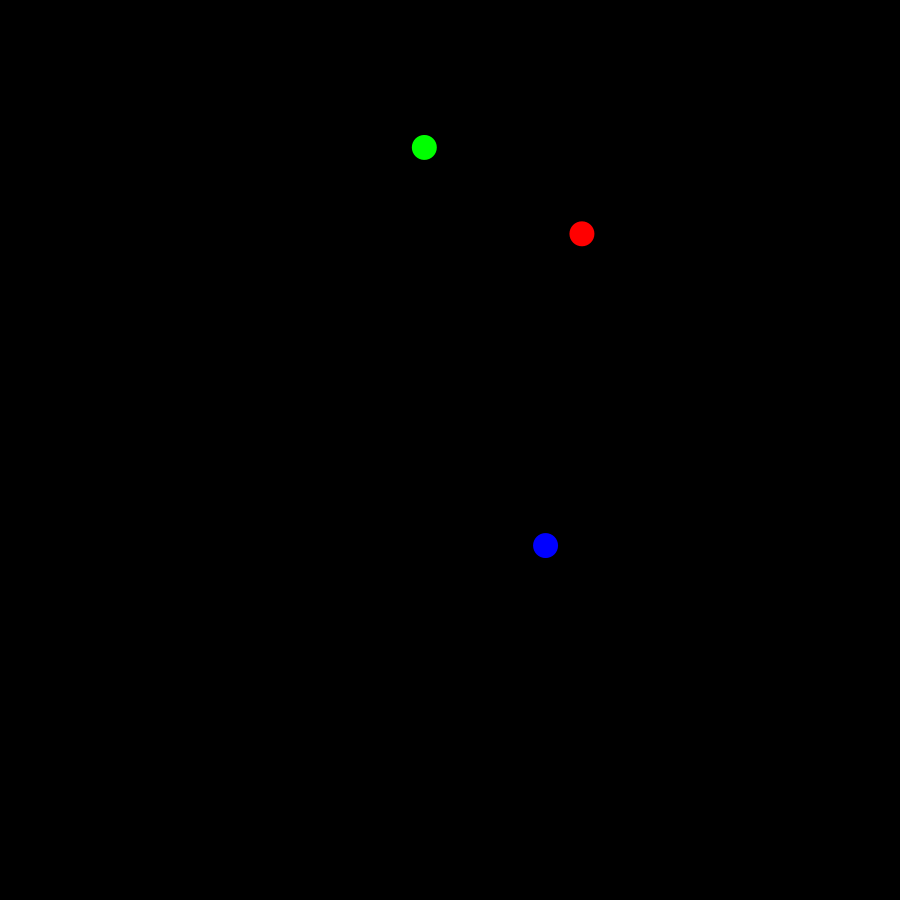
Frame 1 (no input)
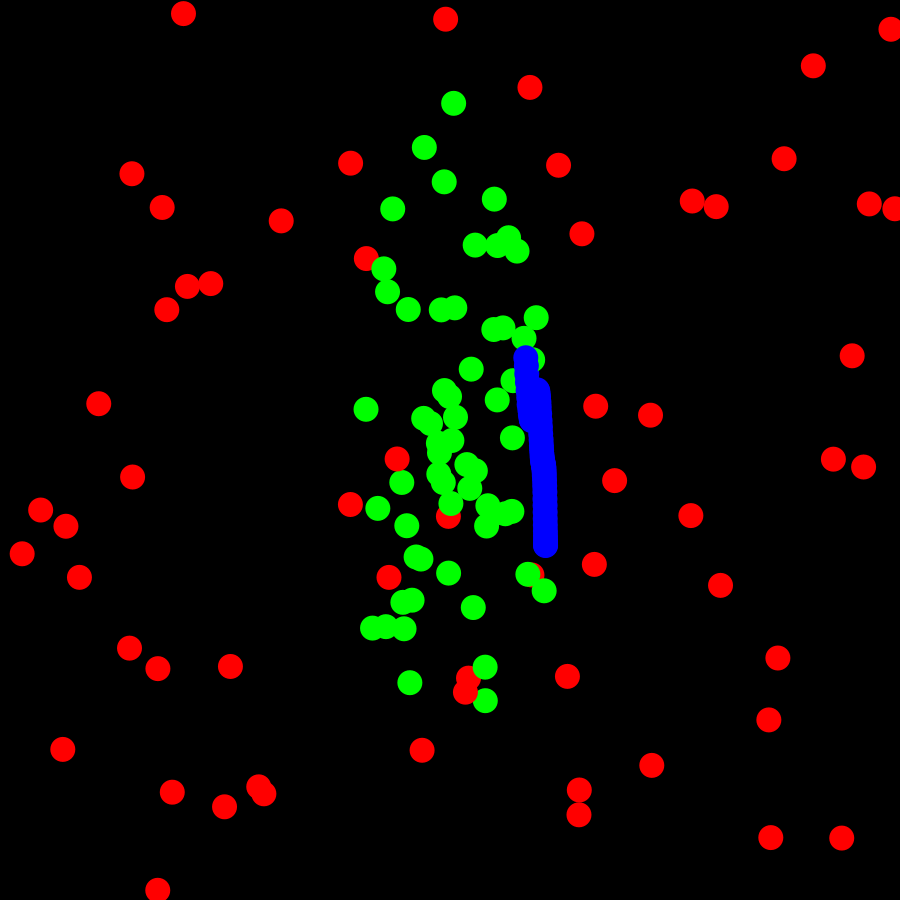
Frame 60 (the mouse pressed at the canvas centre just before this capture)
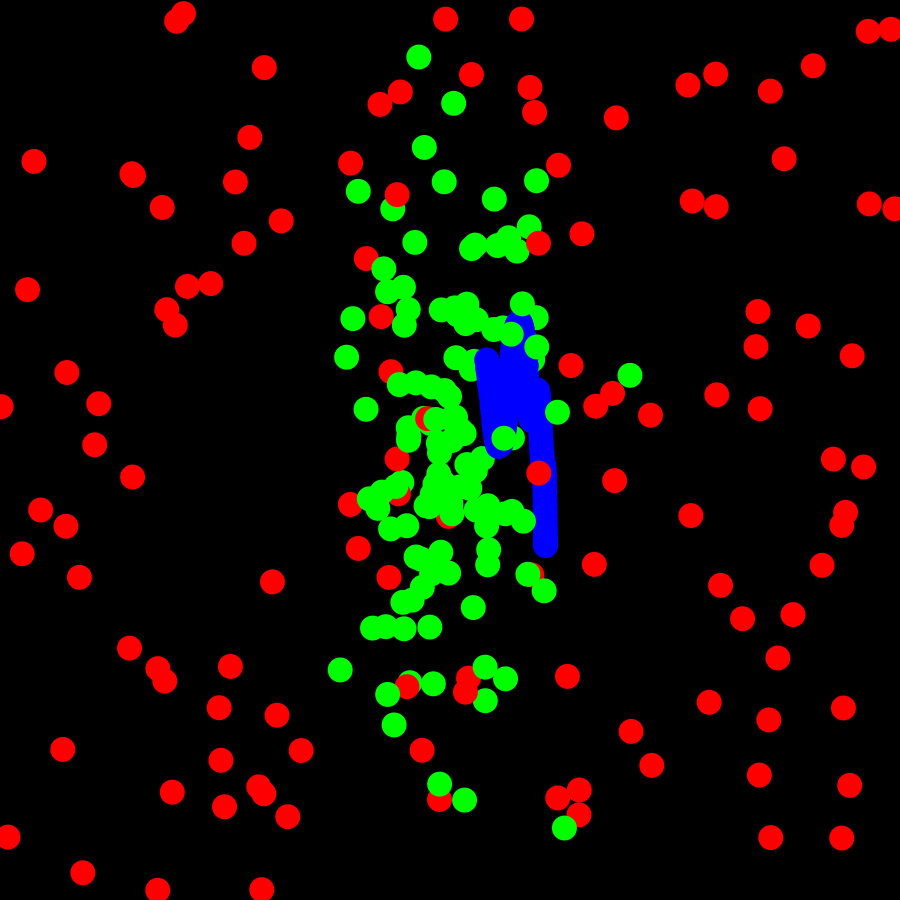
Frame 120 (the mouse held since frame 60 and released just before this capture)

The Processing sketch that drew these frames (run headless with seeded random() and noise(); from frame 60 on, the mouse is pressed at the canvas centre):

// Processing sketch: cours_02_randomWalker
// ── cours_02_randomWalker.pde
float size;

//browien
float brownX;
float brownY;

//perlin
float perlX;
float perlY;
float perlinNoiseX;
float perlinNoiseY;
float offsetX;
float offsetY;

//Gaussian
float gaussX;
float gaussY;
float deviationX;
float deviationY;
float medianX;
float medianY;

void setup()
{
  size(900, 900);
  
  size = 25;
  //perlin
  offsetX = 0.001;
  offsetY = 0.01;
  
  //gaussian
  deviationX = 50;
  deviationY = 150;
  medianX = width/2;
  medianY = height/2;
  
  background(0);
}

void draw()
{
  //brownien
  brownX = random(0, width);
  brownY = random(0, height);
  noStroke();
  fill(255, 0, 0);
  ellipse(brownX, brownY, size, size);
  
  //perlin
  perlX = noise(perlinNoiseX) * width;
  perlY = noise(perlinNoiseY) * height;
  perlinNoiseX += offsetX;
  perlinNoiseY += offsetY;
  fill(0, 0, 255);
  ellipse(perlX, perlY, size, size);
  
  //gaussian
  gaussX = (randomGaussian() * deviationX) + medianX;
  gaussY = (randomGaussian() * deviationY) + medianY;
  fill(0, 255, 0);
  ellipse(gaussX, gaussY, size, size);
}
